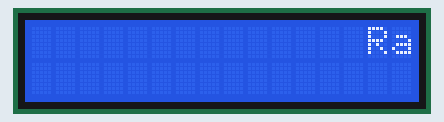
Recording of a sketch running on a simulated Arduino Uno, built with avr-gcc and run on an emulated ATmega328P. On the bench: 16×2 character LCD.

Above: at 0.11 s.
At 7.49 s:
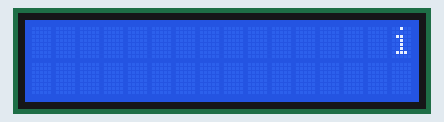
At 12.0 s:
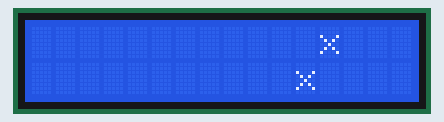
At 18.85 s:
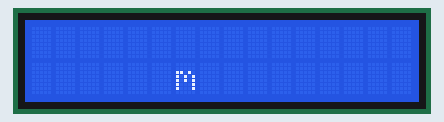
At 25.92 s:
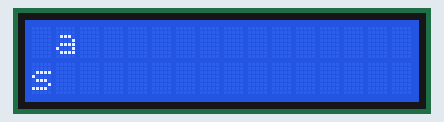
At 39.79 s:
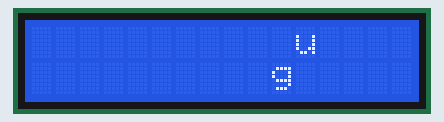

Measured:
- what the display in image 2 shows lasts 0.5 s, from 11.9 s to 12.4 s

The sketch:

tugas_p4.ino
```cpp
#include <LiquidCrystal.h>

const int rs = 12, en = 11, d4 = 5, d5 = 4, d6 = 3, d7 = 2;
LiquidCrystal lcd(rs, en, d4, d5, d6, d7);

void setup() {
lcd.begin(16, 2);
}

void loop() {
  for (int positionCounter = 0; positionCounter < 38; positionCounter++)
  {
    lcd.setCursor(15,0);
    lcd.print("RajinMenabungPangkalKaya");
    lcd.scrollDisplayLeft();
    delay(100);
  }

lcd.clear();

  for (int positionCounter = 0; positionCounter < 30; positionCounter++)
  {
    lcd.setCursor(15,1);
    lcd.print("EnakPangkalPaha");
    lcd.scrollDisplayLeft();
    delay(100);
  }

lcd.clear();

delay(300);

lcd.setCursor(15,0);
lcd.print('i');
delay(250);
lcd.clear();

lcd.setCursor(15,0);
lcd.print('n');

lcd.setCursor(14,1);
lcd.print('i');
delay(250);
lcd.clear();

lcd.setCursor(15,0);
lcd.print('d');

lcd.setCursor(14,1);
lcd.print('n');
delay(250);
lcd.clear();

lcd.setCursor(15,0);
lcd.print('r');

lcd.setCursor(14,1);
lcd.print('d');
delay(250);
lcd.clear();

lcd.setCursor(15,0);
lcd.print('a');

lcd.setCursor(14,1);
lcd.print('r');
delay(250);
lcd.clear();

lcd.setCursor(14,1);
lcd.print('a');
delay(250);
lcd.clear();


lcd.setCursor(14,0);
lcd.print('i');
delay(250);
lcd.clear();

lcd.setCursor(14,0);
lcd.print('n');

lcd.setCursor(13,1);
lcd.print('i');
delay(250);
lcd.clear();

lcd.setCursor(14,0);
lcd.print('d');

lcd.setCursor(13,1);
lcd.print('n');
delay(250);
lcd.clear();

lcd.setCursor(14,0);
lcd.print('r');

lcd.setCursor(13,1);
lcd.print('d');
delay(250);
lcd.clear();

lcd.setCursor(14,0);
lcd.print('a');

lcd.setCursor(13,1);
lcd.print('r');
delay(250);
lcd.clear();

lcd.setCursor(13,1);
lcd.print('a');
delay(250);
lcd.clear();


lcd.setCursor(13,0);
lcd.print('i');
delay(250);
lcd.clear();

lcd.setCursor(13,0);
lcd.print('n');

lcd.setCursor(12,1);
lcd.print('i');
delay(250);
lcd.clear();

lcd.setCursor(13,0);
lcd.print('d');

lcd.setCursor(12,1);
lcd.print('n');
delay(250);
lcd.clear();

lcd.setCursor(13,0);
lcd.print('r');

lcd.setCursor(12,1);
lcd.print('d');
delay(250);
lcd.clear();

lcd.setCursor(13,0);
lcd.print('a');

lcd.setCursor(12,1);
lcd.print('r');
delay(250);
lcd.clear();

lcd.setCursor(12,1);
lcd.print('a');
delay(250);
lcd.clear();


lcd.setCursor(12,0);
lcd.print('x');
lcd.setCursor(11,1);
lcd.print('x');
delay(500);
lcd.clear();


lcd.setCursor(11,0);
lcd.print('g');
delay(250);
lcd.clear();

lcd.setCursor(11,0);
lcd.print('u');

lcd.setCursor(10,1);
lcd.print('g');
delay(250);
lcd.clear();

lcd.setCursor(11,0);
lcd.print('n');

lcd.setCursor(10,1);
lcd.print('u');
delay(250);
lcd.clear();

lcd.setCursor(11,0);
lcd.print('j');

lcd.setCursor(10,1);
lcd.print('n');
delay(250);
lcd.clear();

lcd.setCursor(11,0);
lcd.print('o');

lcd.setCursor(10,1);
lcd.print('j');
delay(250);
lcd.clear();

lcd.setCursor(10,1);
lcd.print('o');
delay(250);
lcd.clear();


lcd.setCursor(10,0);
lcd.print('g');
delay(250);
lcd.clear();

lcd.setCursor(10,0);
lcd.print('u');

lcd.setCursor(9,1);
lcd.print('g');
delay(250);
lcd.clear();

lcd.setCursor(10,0);
lcd.print('n');

lcd.setCursor(9,1);
lcd.print('u');
delay(250);
lcd.clear();

lcd.setCursor(10,0);
lcd.print('j');

lcd.setCursor(9,1);
lcd.print('n');
delay(250);
lcd.clear();

lcd.setCursor(10,0);
lcd.print('o');

lcd.setCursor(9,1);
lcd.print('j');
delay(250);
lcd.clear();

lcd.setCursor(9,1);
lcd.print('o');
delay(250);
lcd.clear();


lcd.setCursor(9,0);
lcd.print('g');
delay(250);
lcd.clear();

lcd.setCursor(9,0);
lcd.print('u');

lcd.setCursor(8,1);
lcd.print('g');
delay(250);
lcd.clear();

lcd.setCursor(9,0);
lcd.print('n');

lcd.setCursor(8,1);
lcd.print('u');
delay(250);
lcd.clear();

lcd.setCursor(9,0);
lcd.print('j');

lcd.setCursor(8,1);
lcd.print('n');
delay(250);
lcd.clear();

lcd.setCursor(9,0);
lcd.print('o');

lcd.setCursor(8,1);
lcd.print('j');
delay(250);
lcd.clear();

lcd.setCursor(8,1);
lcd.print('o');
delay(250);
lcd.clear();


lcd.setCursor(8,0);
lcd.print('x');
lcd.setCursor(7,1);
lcd.print('x');
delay(500);
lcd.clear();


lcd.setCursor(7,0);
lcd.print('i');
delay(250);
lcd.clear();

lcd.setCursor(7,0);
lcd.print('l');

lcd.setCursor(6,1);
lcd.print('i');
delay(250);
lcd.clear();

lcd.setCursor(7,0);
lcd.print('h');

lcd.setCursor(6,1);
lcd.print('l');
delay(250);
lcd.clear();

lcd.setCursor(7,0);
lcd.print('a');

lcd.setCursor(6,1);
lcd.print('h');
delay(250);
lcd.clear();

lcd.setCursor(7,0);
lcd.print('m');

lcd.setCursor(6,1);
lcd.print('a');
delay(250);
lcd.clear();

lcd.setCursor(6,1);
lcd.print('m');
delay(250);
lcd.clear();


lcd.setCursor(6,0);
lcd.print('i');
delay(250);
lcd.clear();

lcd.setCursor(6,0);
lcd.print('l');

lcd.setCursor(5,1);
lcd.print('i');
delay(250);
lcd.clear();

lcd.setCursor(6,0);
lcd.print('h');

lcd.setCursor(5,1);
lcd.print('l');
delay(250);
lcd.clear();

lcd.setCursor(6,0);
lcd.print('a');

lcd.setCursor(5,1);
lcd.print('h');
delay(250);
lcd.clear();

lcd.setCursor(6,0);
lcd.print('m');

lcd.setCursor(5,1);
lcd.print('a');
delay(250);
lcd.clear();

lcd.setCursor(5,1);
lcd.print('m');
delay(250);
lcd.clear();


lcd.setCursor(5,0);
lcd.print('i');
delay(250);
lcd.clear();

lcd.setCursor(5,0);
lcd.print('l');

lcd.setCursor(4,1);
lcd.print('i');
delay(250);
lcd.clear();

lcd.setCursor(5,0);
lcd.print('h');

lcd.setCursor(4,1);
lcd.print('l');
delay(250);
lcd.clear();

lcd.setCursor(5,0);
lcd.print('a');

lcd.setCursor(4,1);
lcd.print('h');
delay(250);
lcd.clear();

lcd.setCursor(5,0);
lcd.print('m');

lcd.setCursor(4,1);
lcd.print('a');
delay(250);
lcd.clear();

lcd.setCursor(4,1);
lcd.print('m');
delay(250);
lcd.clear();


lcd.setCursor(4,0);
lcd.print('x');
lcd.setCursor(3,1);
lcd.print('x');
delay(500);
lcd.clear();


lcd.setCursor(3,0);
lcd.print('s');
delay(250);
lcd.clear();

lcd.setCursor(3,0);
lcd.print('a');

lcd.setCursor(2,1);
lcd.print('s');
delay(250);
lcd.clear();

lcd.setCursor(3,0);
lcd.print('r');

lcd.setCursor(2,1);
lcd.print('a');
delay(250);
lcd.clear();

lcd.setCursor(3,0);
lcd.print('i');

lcd.setCursor(2,1);
lcd.print('r');
delay(250);
lcd.clear();

lcd.setCursor(3,0);
lcd.print('p');

lcd.setCursor(2,1);
lcd.print('i');
delay(250);
lcd.clear();

lcd.setCursor(2,1);
lcd.print('p');
delay(250);
lcd.clear();


lcd.setCursor(2,0);
lcd.print('s');
delay(250);
lcd.clear();

lcd.setCursor(2,0);
lcd.print('a');

lcd.setCursor(1,1);
lcd.print('s');
delay(250);
lcd.clear();

lcd.setCursor(2,0);
lcd.print('r');

lcd.setCursor(1,1);
lcd.print('a');
delay(250);
lcd.clear();

lcd.setCursor(2,0);
lcd.print('i');

lcd.setCursor(1,1);
lcd.print('r');
delay(250);
lcd.clear();

lcd.setCursor(2,0);
lcd.print('p');

lcd.setCursor(1,1);
lcd.print('i');
delay(250);
lcd.clear();

lcd.setCursor(1,1);
lcd.print('p');
delay(250);
lcd.clear();


lcd.setCursor(1,0);
lcd.print('s');
delay(250);
lcd.clear();

lcd.setCursor(1,0);
lcd.print('a');

lcd.setCursor(0,1);
lcd.print('s');
delay(250);
lcd.clear();

lcd.setCursor(1,0);
lcd.print('r');

lcd.setCursor(0,1);
lcd.print('a');
delay(250);
lcd.clear();

lcd.setCursor(1,0);
lcd.print('i');

lcd.setCursor(0,1);
lcd.print('r');
delay(250);
lcd.clear();

lcd.setCursor(1,0);
lcd.print('p');

lcd.setCursor(0,1);
lcd.print('i');
delay(250);
lcd.clear();

lcd.setCursor(0,1);
lcd.print('p');
delay(250);
lcd.clear();
}
```
